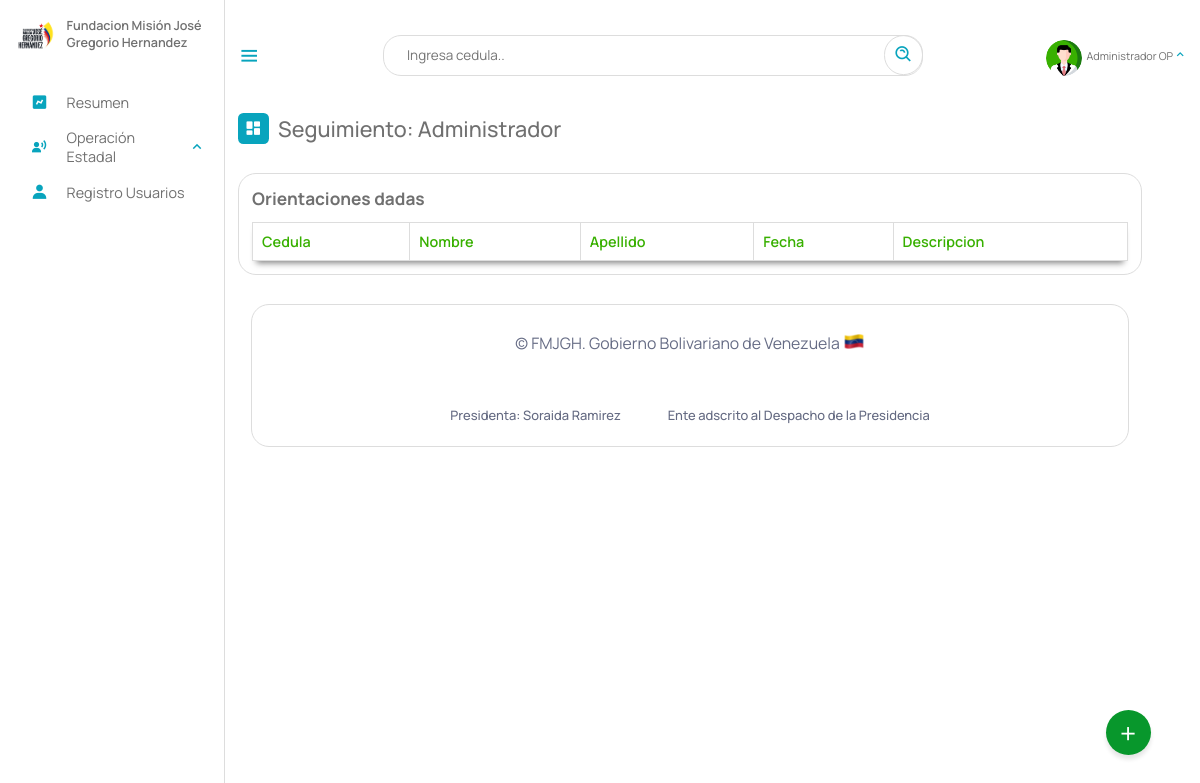
Page /Escritorio/01,11-orientados.php (signed in) on the earlier database version.
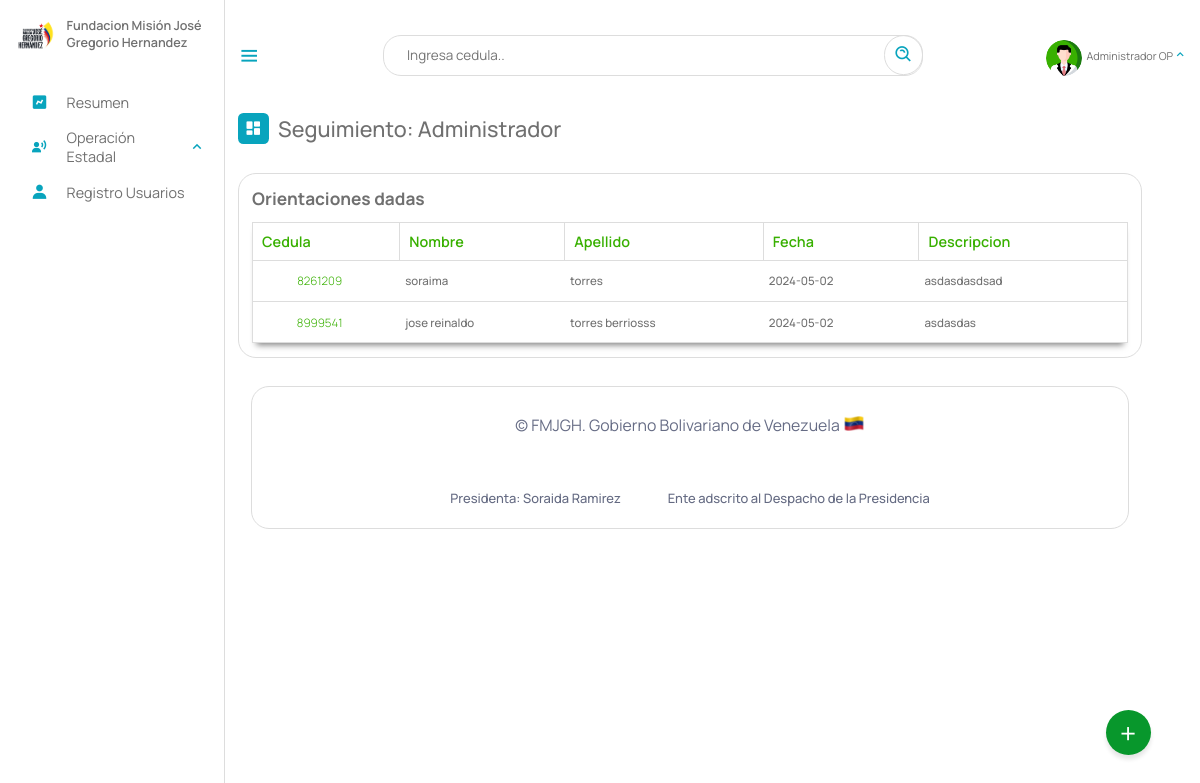
Same page on the later database version.
### tables this page shows
CREATE TABLE `orientaciones` (
  `id` int(11) NOT NULL AUTO_INCREMENT,
  `descripcion` text NOT NULL,
  `fecha_orientacion` date NOT NULL,
  `cedula` int(11) NOT NULL,
  `por` int(12) DEFAULT NULL,
  PRIMARY KEY (`id`),
  KEY `cedula` (`cedula`),
  KEY `por` (`por`)
);

CREATE TABLE `beneficiario` (
  `cedula` int(12) NOT NULL,
  `nombre` text NOT NULL,
  `apellido` text NOT NULL,
  `fecha_naci` date NOT NULL,
  `email` varchar(50) NOT NULL,
  `telefono` varchar(12) NOT NULL,
  `nacionalidad` char(2) NOT NULL,
  `edad` int(2) NOT NULL,
  `sexo` char(1) NOT NULL,
  `edo_civil` text NOT NULL,
  `nro_hijo` int(2) DEFAULT NULL,
  `estado` varchar(10) NOT NULL,
  `municipio` varchar(20) NOT NULL,
  `parroquia` varchar(10) NOT NULL,
  `discapacidad` varchar(10) NOT NULL,
  `atencion_solicitada` varchar(10) NOT NULL,
  `certificado` varchar(50) DEFAULT NULL,
  `registrado_por` text DEFAULT NULL,
  `fecha_registro` date NOT NULL,
  PRIMARY KEY (`cedula`),
  KEY `estado` (`estado`),
  KEY `discapacidad` (`discapacidad`),
  KEY `atencion_solicitada` (`atencion_solicitada`),
  KEY `municipio` (`municipio`),
  KEY `parroquia` (`parroquia`),
  CONSTRAINT `beneficiario_ibfk_1` FOREIGN KEY (`estado`) REFERENCES `estados` (`id_estados`) ON DELETE CASCADE,
  CONSTRAINT `beneficiario_ibfk_2` FOREIGN KEY (`municipio`) REFERENCES `municipios` (`id_municipios`) ON DELETE CASCADE,
  CONSTRAINT `beneficiario_ibfk_3` FOREIGN KEY (`parroquia`) REFERENCES `parroquia` (`id`) ON DELETE CASCADE ON UPDATE CASCADE,
  CONSTRAINT `beneficiario_ibfk_4` FOREIGN KEY (`discapacidad`) REFERENCES `discapacid_e` (`id_e`) ON DELETE CASCADE,
  CONSTRAINT `beneficiario_ibfk_5` FOREIGN KEY (`atencion_solicitada`) REFERENCES `tipoatencion` (`id`) ON DELETE CASCADE
);

### php/09-orientacion.php (called while the page is built, shortened)
<?php
include_once("ManejadorBD.php");
class orientacion extends ManejadorBD{
        private $cnn;
        public function __construct($tipoConexion){
            $this->cnn = parent::conectar($tipoConexion);
        }
		public function consultarorientacion()
	{
		try {
			$stmt = $this->cnn->prepare('SELECT orientaciones.descripcion, orientaciones.fecha_orientacion, beneficiario.cedula, beneficiario.nombre, beneficiario.apellido from orientaciones, beneficiario WHERE beneficiario.cedula=orientaciones.cedula and orientaciones.por is null');
			$stmt->setFetchMode(PDO::FETCH_ASSOC);
			$stmt->execute();
			return $stmt->fetchAll();
		} catch (PDOException $error) {
			echo "Error: ejecutando consulta SQL." . $error->getMessage();
			exit();
		}
	}
}
?>

### php/ManejadorBD.php (called while the page is built, shortened)
<?php
	class ManejadorBD extends PDO {
		public $srv	= SRV;
		public $usr	= USR;
		public $pas	= PAS;
		public $dbn	= BDN;
		public function conectar($tipoConexion){
			try{
				switch ($tipoConexion) {
				    case 1:
				        $dsn = "mysql:host=$this->srv;dbname=$this->dbn";
				        break;
				}
				$dbh = new PDO($dsn, $this->usr, $this->pas);
    			$dbh->setAttribute(PDO::ATTR_ERRMODE, PDO::ERRMODE_EXCEPTION);
			}catch(PDOException $error){
                echo "Error al Conectar con la Base de Datos: ".$error->getMessage();
                exit();
			}
            $this->conexionBD = $dbh;
			return $this->conexionBD;
		}
	}
?>

### Escritorio/01,11-orientados.php (the view, shortened to what this page needs)
<?php
include_once("partearriba.php");
?>
<div class="dash-contenido">
    <div class="overview">
        <div class="titulo">
            <i class='bx bxs-dashboard'> </i>
            <span class="link-name"> Seguimiento: <?php echo $rol ?> </span>
        </div>
    </div>
    <div class="tabla-atencion">
        <h2>Orientaciones dadas</h2>
        <table>
            <thead>
                <tr>
                    <th>Cedula</th>
                    <th>Nombre</th>
                    <th>Apellido</th>
                    <th>Fecha</th>
                    <th>Descripcion</th>
                </tr>
            </thead>
            <tbody>
                <?php
                include_once("../php/09-orientacion.php");
                $aten = new orientacion(1);
                $consulta = $aten->consultarorientacion();
                if ($consulta) {
                    foreach ($consulta as $registros) {
                ?>
                        <tr>
                        <td><a class="cedula"  id="verBeneficiario" href="__verBeneficiario.php?cedula=<?php echo $registros['cedula']; ?>"><?php echo $registros['cedula']; ?></a></td>
                            <td><?php echo $registros["nombre"]; ?></td>
                            <td><?php echo $registros["apellido"]; ?></td>
                            <td><?php echo $registros["fecha_orientacion"]; ?></td>
                            <td><?php echo $registros["descripcion"]; ?></td>
                        </tr>
                <?php
                    }
                }
                ?>
            </tbody>
        </table>
    </div>
</div>
<?php
include_once("parteabajo.php");
?>

Differences in the rows shown:
added orientaciones: beneficiario.cedula "8261209", beneficiario.nombre "soraima", beneficiario.apellido "torres", fecha_orientacion "2024-05-02", descripcion "asdasdasdsad"
added orientaciones: beneficiario.cedula "8999541", beneficiario.nombre "jose reinaldo", beneficiario.apellido "torres berriosss", fecha_orientacion "2024-05-02", descripcion "asdasdas"
